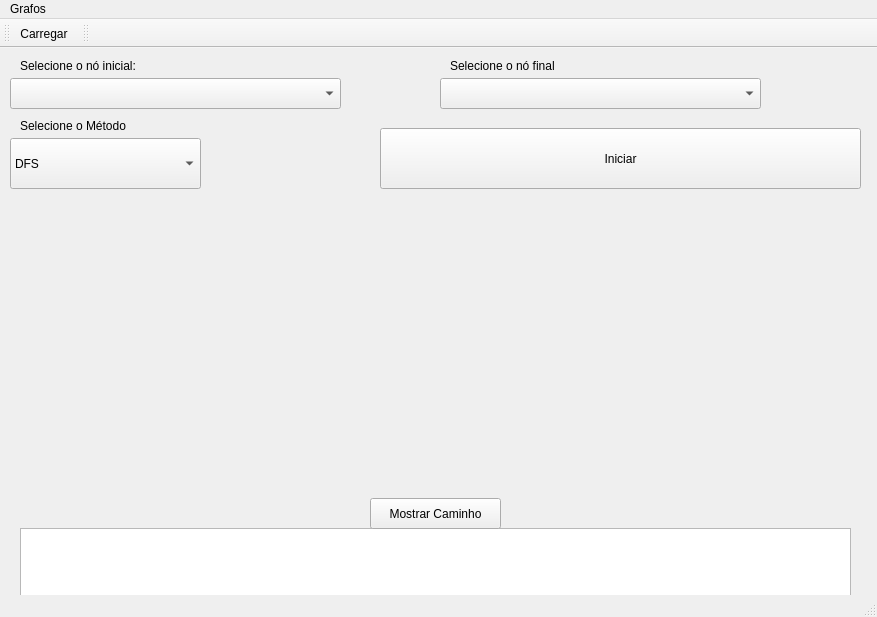
<?xml version="1.0" encoding="UTF-8"?>
<ui version="4.0">
 <class>Interface</class>
 <widget class="QMainWindow" name="Interface">
  <property name="geometry">
   <rect>
    <x>0</x>
    <y>0</y>
    <width>877</width>
    <height>617</height>
   </rect>
  </property>
  <property name="windowTitle">
   <string>IA - Buscas</string>
  </property>
  <widget class="QWidget" name="centralWidget">
   <widget class="QComboBox" name="cbOrigem">
    <property name="geometry">
     <rect>
      <x>10</x>
      <y>30</y>
      <width>331</width>
      <height>31</height>
     </rect>
    </property>
   </widget>
   <widget class="QLabel" name="labelInicial">
    <property name="geometry">
     <rect>
      <x>20</x>
      <y>10</y>
      <width>141</width>
      <height>16</height>
     </rect>
    </property>
    <property name="text">
     <string>Selecione o nó inicial:</string>
    </property>
   </widget>
   <widget class="QLabel" name="labelFinal">
    <property name="geometry">
     <rect>
      <x>450</x>
      <y>10</y>
      <width>141</width>
      <height>16</height>
     </rect>
    </property>
    <property name="text">
     <string>Selecione o nó final</string>
    </property>
   </widget>
   <widget class="QTextEdit" name="textEdit">
    <property name="geometry">
     <rect>
      <x>20</x>
      <y>480</y>
      <width>831</width>
      <height>81</height>
     </rect>
    </property>
   </widget>
   <widget class="QPushButton" name="pushButton">
    <property name="geometry">
     <rect>
      <x>370</x>
      <y>450</y>
      <width>131</width>
      <height>31</height>
     </rect>
    </property>
    <property name="text">
     <string>Mostrar Caminho</string>
    </property>
   </widget>
   <widget class="QComboBox" name="metodos">
    <property name="geometry">
     <rect>
      <x>10</x>
      <y>90</y>
      <width>191</width>
      <height>51</height>
     </rect>
    </property>
    <item>
     <property name="text">
      <string>DFS</string>
     </property>
    </item>
    <item>
     <property name="text">
      <string>BFS</string>
     </property>
    </item>
   </widget>
   <widget class="QLabel" name="labelInicial_2">
    <property name="geometry">
     <rect>
      <x>20</x>
      <y>70</y>
      <width>131</width>
      <height>16</height>
     </rect>
    </property>
    <property name="text">
     <string>Selecione o Método</string>
    </property>
   </widget>
   <widget class="QComboBox" name="cbFinal">
    <property name="geometry">
     <rect>
      <x>440</x>
      <y>30</y>
      <width>321</width>
      <height>31</height>
     </rect>
    </property>
   </widget>
   <widget class="QPushButton" name="start">
    <property name="geometry">
     <rect>
      <x>380</x>
      <y>80</y>
      <width>481</width>
      <height>61</height>
     </rect>
    </property>
    <property name="text">
     <string>Iniciar</string>
    </property>
   </widget>
  </widget>
  <widget class="QMenuBar" name="menuBar">
   <property name="geometry">
    <rect>
     <x>0</x>
     <y>0</y>
     <width>877</width>
     <height>20</height>
    </rect>
   </property>
   <widget class="QMenu" name="menuGrafos">
    <property name="title">
     <string>Grafos</string>
    </property>
    <addaction name="actionLoad"/>
   </widget>
   <addaction name="menuGrafos"/>
  </widget>
  <widget class="QToolBar" name="mainToolBar">
   <attribute name="toolBarArea">
    <enum>TopToolBarArea</enum>
   </attribute>
   <attribute name="toolBarBreak">
    <bool>false</bool>
   </attribute>
   <addaction name="actionLoad"/>
  </widget>
  <widget class="QStatusBar" name="statusBar"/>
  <widget class="QToolBar" name="toolBar">
   <property name="windowTitle">
    <string>toolBar</string>
   </property>
   <attribute name="toolBarArea">
    <enum>TopToolBarArea</enum>
   </attribute>
   <attribute name="toolBarBreak">
    <bool>false</bool>
   </attribute>
  </widget>
  <action name="actionLoad">
   <property name="text">
    <string>Carregar</string>
   </property>
  </action>
 </widget>
 <layoutdefault spacing="6" margin="11"/>
 <resources/>
 <connections/>
</ui>
